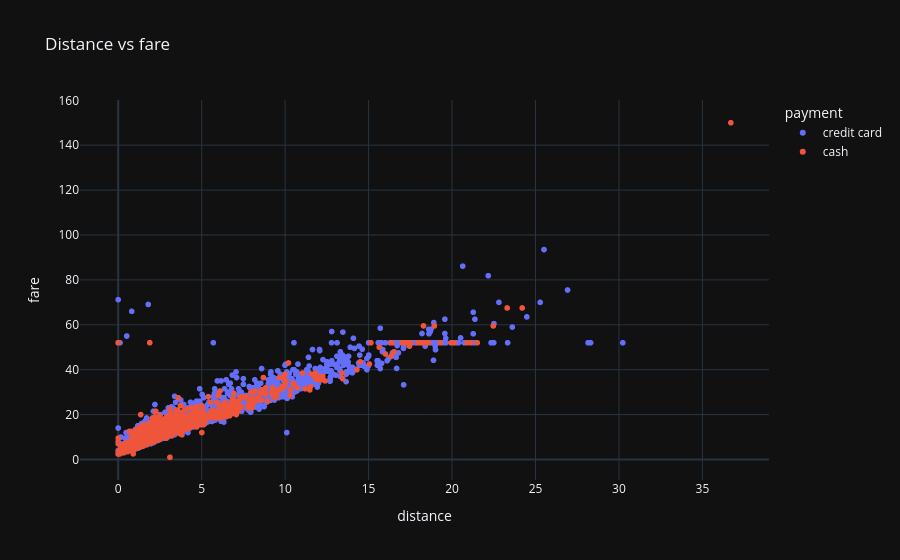

Notebook code cell kept with this figure:
### Code cell
fig = px.scatter(df, x="distance", y="fare", color="payment", title="Distance vs fare")
fig.show()

### Figure 1 — Plotly figure (JSON) as saved in the notebook; plotly's stock layout.template omitted (floating-point values rounded to 4 significant figures; data arrays with more than 128 entries replaced by an {"elided": "..."} marker saying what was removed)
{"data": [{"hovertemplate": "payment=credit card<br>distance=%{x}<br>fare=%{y}<extra></extra>", "legendgroup": "credit card", "marker": {"color": "#636efa", "symbol": "circle"}, "mode": "markers", "name": "credit card", "showlegend": true, "x": {"elided": "4546 float values"}, "xaxis": "x", "y": {"elided": "4546 float values"}, "yaxis": "y", "type": "scattergl"}, {"hovertemplate": "payment=cash<br>distance=%{x}<br>fare=%{y}<extra></extra>", "legendgroup": "cash", "marker": {"color": "#EF553B", "symbol": "circle"}, "mode": "markers", "name": "cash", "showlegend": true, "x": {"elided": "1795 float values"}, "xaxis": "x", "y": {"elided": "1795 float values"}, "yaxis": "y", "type": "scattergl"}], "layout": {"xaxis": {"anchor": "y", "domain": [0.0, 1.0], "title": {"text": "distance"}}, "yaxis": {"anchor": "x", "domain": [0.0, 1.0], "title": {"text": "fare"}}, "legend": {"title": {"text": "payment"}, "tracegroupgap": 0}, "title": {"text": "Distance vs fare"}}}
